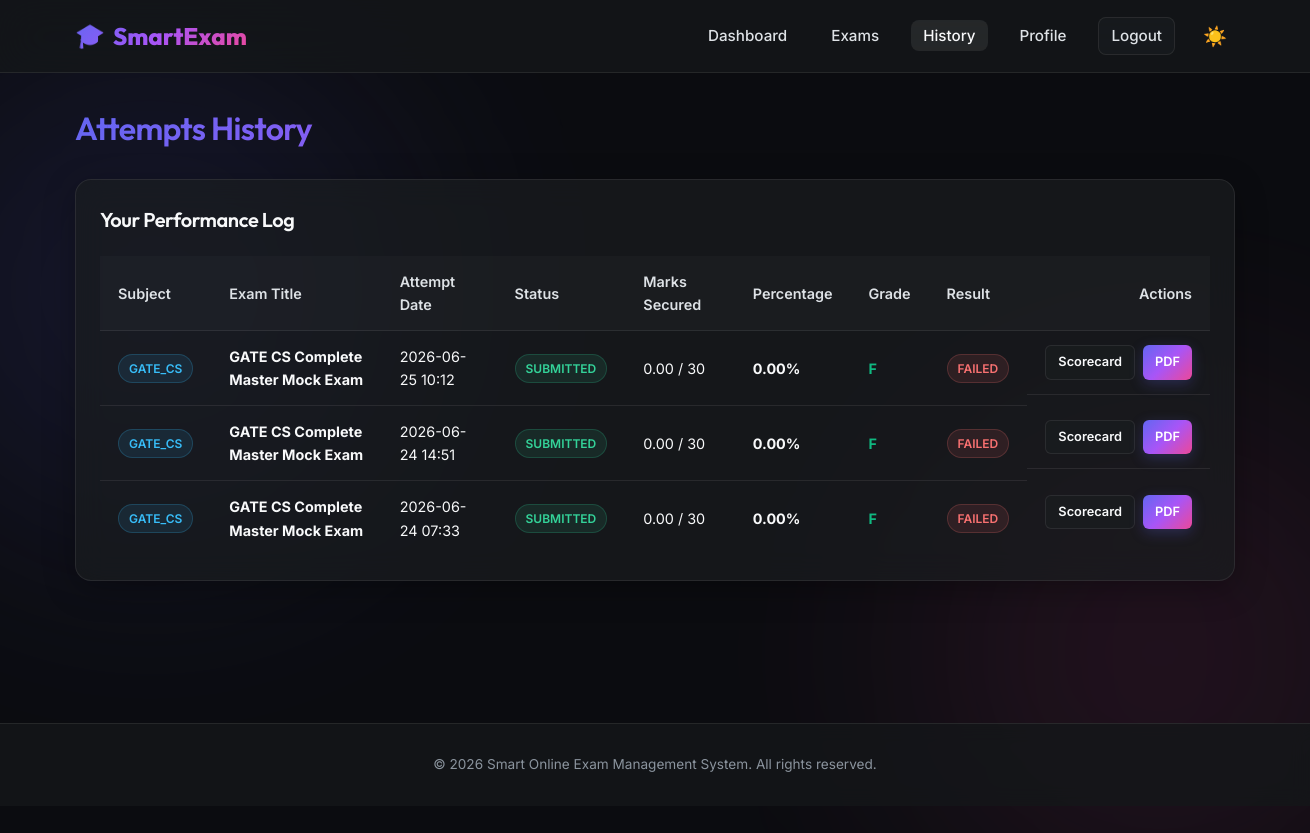
The page /history (signed in) on the database its author committed.
### models/attempt.py (models this page shows)
class StudentExam(db.Model):
    __tablename__ = 'student_exam'
    id = db.Column(db.Integer, primary_key=True)
    student_id = db.Column(db.Integer, db.ForeignKey('students.id', ondelete='CASCADE'), nullable=False)
    exam_id = db.Column(db.Integer, db.ForeignKey('exams.id', ondelete='CASCADE'), nullable=False)
    started_at = db.Column(db.DateTime, default=datetime.utcnow)
    submitted_at = db.Column(db.DateTime, nullable=True)
    score = db.Column(db.Numeric(6, 2), default=0.00)
    is_passed = db.Column(db.Boolean, default=False)
    status = db.Column(db.String(50), default='in_progress')  # 'in_progress', 'submitted', 'expired'
    responses = db.relationship('StudentResponse', backref='attempt', cascade="all, delete-orphan")
    result = db.relationship('Result', backref='attempt', uselist=False, cascade="all, delete-orphan")
    __table_args__ = (
        db.Index('idx_attempt_student_exam', 'student_id', 'exam_id'),
    )

class Result(db.Model):
    __tablename__ = 'results'
    id = db.Column(db.Integer, primary_key=True)
    student_exam_id = db.Column(db.Integer, db.ForeignKey('student_exam.id', ondelete='CASCADE'), unique=True, nullable=False)
    score = db.Column(db.Numeric(6, 2), nullable=False)
    percentage = db.Column(db.Numeric(5, 2), nullable=False)
    passed = db.Column(db.Boolean, nullable=False)
    grade = db.Column(db.String(10), nullable=True)
    created_at = db.Column(db.DateTime, default=datetime.utcnow)

### models/exam.py (models this page shows)
class Subject(db.Model):
    __tablename__ = 'subjects'
    id = db.Column(db.Integer, primary_key=True)
    name = db.Column(db.String(255), unique=True, nullable=False)
    code = db.Column(db.String(100), unique=True, nullable=False, index=True)
    description = db.Column(db.Text, nullable=True)
    exams = db.relationship('Exam', backref='subject', cascade="all, delete-orphan")

class Exam(db.Model):
    __tablename__ = 'exams'
    id = db.Column(db.Integer, primary_key=True)
    subject_id = db.Column(db.Integer, db.ForeignKey('subjects.id', ondelete='CASCADE'), nullable=False)
    title = db.Column(db.String(255), nullable=False)
    description = db.Column(db.Text, nullable=True)
    start_time = db.Column(db.DateTime, nullable=False)
    end_time = db.Column(db.DateTime, nullable=False)
    duration_minutes = db.Column(db.Integer, nullable=False)
    total_marks = db.Column(db.Integer, default=100, nullable=False)
    passing_marks = db.Column(db.Integer, default=40, nullable=False)
    negative_marking_val = db.Column(db.Numeric(4, 2), default=0.00)
    random_questions_count = db.Column(db.Integer, nullable=True)
    created_by = db.Column(db.Integer, db.ForeignKey('users.id', ondelete='CASCADE'), nullable=False)
    created_at = db.Column(db.DateTime, default=datetime.utcnow)
    questions = db.relationship('Question', backref='exam', cascade="all, delete-orphan")
    attempts = db.relationship('StudentExam', backref='exam', cascade="all, delete-orphan")
    __table_args__ = (
        db.Index('idx_exam_dates', 'start_time', 'end_time'),
    )

### routes/student.py (the view)
@student_bp.route('/history')
@login_required
def history():
    if session.get('role') != 'student':
        return redirect(url_for('admin.dashboard'))
    student = g.user.student_profile
    attempts = StudentExam.query.filter_by(student_id=student.id)\
        .order_by(StudentExam.started_at.desc()).all()
    return render_template('student/history.html', attempts=attempts)

### routes/auth.py (called while the page is built)
def login_required(f):
    @functools.wraps(f)
    def decorated_function(*args, **kwargs):
        if 'user_id' not in session:
            flash('Please log in to access this page.', 'warning')
            return redirect(url_for('auth.login'))
        user = db.session.get(User, session['user_id'])
        if not user or user.status != 'active':
            session.clear()
            flash('Your account has been deactivated or not found.', 'danger')
            return redirect(url_for('auth.login'))
        g.user = user
        return f(*args, **kwargs)
    return decorated_function

@auth_bp.app_context_processor
def inject_user():
    user = None
    if 'user_id' in session:
        user = db.session.get(User, session['user_id'])
    return dict(current_user=user)

### templates/student/history.html (shortened to what this page needs)
{% extends 'base.html' %}
{% block content %}
<div style="animation: fadeInUp 0.5s ease;">
    <h2 style="font-size: 2rem; margin-bottom: 25px; background: var(--primary-gradient); -webkit-background-clip: text; -webkit-text-fill-color: transparent;">
        Attempts History
    </h2>
    <div class="glass-panel">
        <h3 style="margin-bottom: 20px; font-size: 1.25rem;">Your Performance Log</h3>
        <div class="table-responsive">
            <table class="table">
                <thead>
                    <tr>
                        <th>Subject</th>
                        <th>Exam Title</th>
                        <th>Attempt Date</th>
                        <th>Status</th>
                        <th>Marks Secured</th>
                        <th>Percentage</th>
                        <th>Grade</th>
                        <th>Result</th>
                        <th style="text-align: right;">Actions</th>
                    </tr>
                </thead>
                <tbody>
                    {% for attempt in attempts %}
                        <tr>
                            <td><span class="badge badge-info">{{ attempt.exam.subject.code }}</span></td>
                            <td><strong>{{ attempt.exam.title }}</strong></td>
                            <td>{{ attempt.submitted_at.strftime('%Y-%m-%d %H:%M') if attempt.submitted_at else attempt.started_at.strftime('%Y-%m-%d %H:%M') }}</td>
                            <td>
                                {% if attempt.status == 'submitted' %}
                                    <span class="badge badge-success">Submitted</span>
                                {% else %}
                                    <span class="badge badge-warning">In Progress</span>
                                {% endif %}
                            </td>
                            <td>
                                {% if attempt.status == 'submitted' %}
                                    {{ attempt.score }} / {{ attempt.exam.total_marks }}
                                {% else %}
                                    --
                                {% endif %}
                            </td>
                            <td>
                                {% if attempt.status == 'submitted' and attempt.result %}
                                    <strong>{{ attempt.result.percentage }}%</strong>
                                {% else %}
                                    --
                                {% endif %}
                            </td>
                            <td>
                                {% if attempt.status == 'submitted' and attempt.result %}
                                    <span style="font-weight: bold; color: var(--secondary);">{{ attempt.result.grade }}</span>
                                {% else %}
                                    --
                                {% endif %}
                            </td>
                            <td>
                                {% if attempt.status == 'submitted' %}
                                    {% if attempt.is_passed %}
                                        <span class="badge badge-success">Passed</span>
                                    {% else %}
                                        <span class="badge badge-danger">Failed</span>
                                    {% endif %}
                                {% else %}
                                    --
                                {% endif %}
                            </td>
                            <td style="text-align: right; display: flex; justify-content: flex-end; gap: 8px;">
                                {% if attempt.status == 'submitted' %}
                                    <a href="{{ url_for('exam.view_result', attempt_id=attempt.id) }}" class="btn btn-secondary btn-sm">Scorecard</a>
                                    <a href="{{ url_for('reports.export_scorecard_pdf', attempt_id=attempt.id) }}" class="btn btn-primary btn-sm" title="Download PDF Report">PDF</a>
                                {% else %}
                                    <a href="{{ url_for('exam.take_exam', attempt_id=attempt.id) }}" class="btn btn-warning btn-sm">Resume</a>
                                {% endif %}
                            </td>
                        </tr>
                    {% endfor %}
                </tbody>
            </table>
        </div>
    </div>
</div>
{% endblock %}

### static/css/style.css (style rules this page uses)
:root { --bg-gradient: #0b0c10; --bg-blob-1: rgba(99, 102, 241, 0.15); --bg-blob-2: rgba(236, 72, 153, 0.12); --glass-bg: rgba(26, 29, 32, 0.7); --glass-border: rgba(255, 255, 255, 0.08); --glass-shadow: rgba(0, 0, 0, 0.3); --text-primary: #f8f9fa; --text-secondary: #dee2e6; --text-muted: #8b949e; --primary: #6366f1; --primary-glow: rgba(99, 102, 241, 0.25); --primary-gradient: linear-gradient(135deg, #6366f1 0%, #a855f7 50%, #ec4899 100%); --secondary: #10b981; --success: #34d399; --success-bg: rgba(52, 211, 153, 0.1); --success-border: rgba(52, 211, 153, 0.2); --success-bg-subtle: rgba(52, 211, 153, 0.03); --danger: #f87171; --danger-bg: rgba(248, 113, 113, 0.1); --danger-border: rgba(248, 113, 113, 0.2); --danger-bg-subtle: rgba(248, 113, 113, 0.03); --warning: #fbbf24; --warning-bg: rgba(251, 191, 36, 0.1); --warning-border: rgba(251, 191, 36, 0.2); --info: #38bdf8; --info-bg: rgba(56, 189, 248, 0.1); --info-border: rgba(56, 189, 248, 0.2); --navbar-bg: rgba(21, 23, 26, 0.8); --input-bg: #1f2226; --input-border: rgba(255, 255, 255, 0.12); --card-hover-bg: rgba(255, 255, 255, 0.04); }
* { margin: 0; padding: 0; box-sizing: border-box; font-family: 'Inter', sans-serif; transition: background-color 0.3s ease, border-color 0.3s ease, color 0.1s ease; }
body { background: var(--bg-gradient); color: var(--text-primary); min-height: 100vh; overflow-x: hidden; position: relative; line-height: 1.6; }
body::before, body::after { content: ''; position: absolute; width: 500px; height: 500px; border-radius: 50%; filter: blur(130px); z-index: -1; pointer-events: none; opacity: 0.85; }
body::before { top: 5%; left: -100px; background: var(--bg-blob-1); }
body::after { top: 50%; right: -100px; background: var(--bg-blob-2); }
h1, h2, h3, h4, h5, h6 { font-family: 'Outfit', sans-serif; font-weight: 600; letter-spacing: -0.02em; }
.glass-panel { background: var(--glass-bg); backdrop-filter: blur(15px); -webkit-backdrop-filter: blur(15px); border: 1px solid var(--glass-border); border-radius: 16px; box-shadow: 0 8px 32px 0 var(--glass-shadow); padding: 24px; animation: fadeInUp 0.6s cubic-bezier(0.16, 1, 0.3, 1) forwards; }
.btn { display: inline-flex; align-items: center; justify-content: center; padding: 10px 20px; border-radius: 8px; font-size: 0.9rem; font-weight: 600; cursor: pointer; text-decoration: none; border: none; gap: 8px; transition: all 0.25s ease; }
.btn-primary { background: var(--primary-gradient); color: white !important; box-shadow: 0 4px 14px 0 var(--primary-glow); }
.btn-secondary { background: var(--glass-bg); border: 1px solid var(--glass-border); color: var(--text-primary); }
.btn-sm { padding: 6px 12px; font-size: 0.8rem; border-radius: 6px; }
.table-responsive { width: 100%; overflow-x: auto; margin-top: 15px; }
.table { width: 100%; border-collapse: collapse; text-align: left; font-size: 0.9rem; }
.table th, .table td { padding: 14px 18px; border-bottom: 1px solid var(--glass-border); }
.table th { font-weight: 600; color: var(--text-secondary); background: rgba(255, 255, 255, 0.02); }
.table tr:last-child td { border-bottom: none; }
.badge { display: inline-flex; align-items: center; padding: 4px 10px; border-radius: 20px; font-size: 0.75rem; font-weight: 600; text-transform: uppercase; }
.badge-success { background: var(--success-bg); color: var(--success); border: 1px solid var(--success-border); }
.badge-danger { background: var(--danger-bg); color: var(--danger); border: 1px solid var(--danger-border); }
.badge-info { background: var(--info-bg); color: var(--info); border: 1px solid var(--info-border); }

### rows shown on the page
StudentExam: exam.subject.code "GATE_CS", exam "GATE CS Complete Master Mock Exam", submitted_at "2026-06-25 10:12", status "SUBMITTED", score "0.00", exam.total_marks "30", result.percentage "0.00", result.grade "F"
StudentExam: exam.subject.code "GATE_CS", exam "GATE CS Complete Master Mock Exam", submitted_at "2026-06-24 14:51", status "SUBMITTED", score "0.00", exam.total_marks "30", result.percentage "0.00", result.grade "F"
StudentExam: exam.subject.code "GATE_CS", exam "GATE CS Complete Master Mock Exam", submitted_at "2026-06-24 07:33", status "SUBMITTED", score "0.00", exam.total_marks "30", result.percentage "0.00", result.grade "F"
